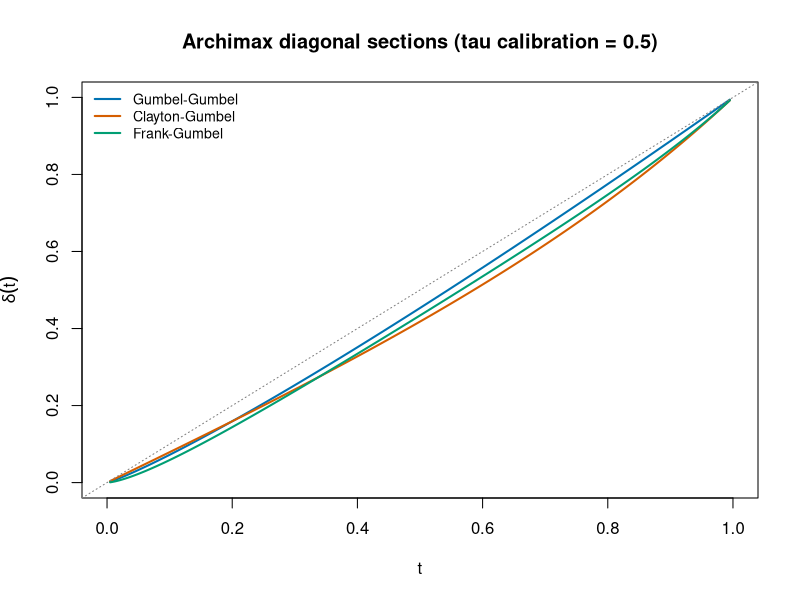

R code for this plot:
# Reproducible Archimax diagonal figure and results example
# Run from the repository root with Rscript examples/archimax_figure_results.R.
# This is a theoretical diagonal illustration, not an empirical application.

options(stringsAsFactors = FALSE)

# Archimedean generators and inverses, parameterized as in the paper scripts.
psi_gumbel <- function(t, theta) (-log(t))^theta
phi_gumbel <- function(x, theta) exp(-x^(1 / theta))

psi_clayton <- function(t, theta) (t^(-theta) - 1) / theta
phi_clayton <- function(x, theta) (1 + theta * x)^(-1 / theta)

psi_frank <- function(t, theta) {
  -log((exp(-theta * t) - 1) / (exp(-theta) - 1))
}
phi_frank <- function(x, theta) {
  -log(1 - (1 - exp(-theta)) * exp(-x)) / theta
}

# For the Gumbel-Hougaard Pickands function, m = 2^(1/kappa), and
# delta(t) = phi(m * psi(t)). These parameters correspond to tau = 0.5
# in the calibration values supplied with the paper code.
models <- list(
  `Gumbel-Gumbel` = list(psi = psi_gumbel, phi = phi_gumbel,
                          theta = 3.21, kappa = 1.63),
  `Clayton-Gumbel` = list(psi = psi_clayton, phi = phi_clayton,
                           theta = 1.78, kappa = 1.63),
  `Frank-Gumbel` = list(psi = psi_frank, phi = phi_frank,
                         theta = 5.98, kappa = 1.63)
)

t_grid <- seq(0.005, 0.995, length.out = 500)
curves <- lapply(names(models), function(model_name) {
  pars <- models[[model_name]]
  m <- 2^(1 / pars$kappa)
  data.frame(
    t = t_grid,
    diagonal = pars$phi(m * pars$psi(t_grid, pars$theta), pars$theta),
    model = model_name
  )
})
curve_data <- do.call(rbind, curves)

results <- do.call(rbind, lapply(names(models), function(model_name) {
  pars <- models[[model_name]]
  m <- 2^(1 / pars$kappa)
  data.frame(
    model = model_name,
    tau_calibration = 0.5,
    theta = pars$theta,
    kappa = pars$kappa,
    m = m,
    diagonal_at_0.5 = pars$phi(m * pars$psi(0.5, pars$theta), pars$theta)
  )
}))

# Create output folders if needed.
dir.create("figures", showWarnings = FALSE, recursive = TRUE)
dir.create("results", showWarnings = FALSE, recursive = TRUE)

# Save a publication-friendly vector figure using base R graphics.
pdf("figures/example_diagonal.pdf", width = 7, height = 5)
plot(NA, xlim = c(0, 1), ylim = c(0, 1),
     xlab = "t", ylab = expression(delta(t)),
     main = "Archimax diagonal sections (tau calibration = 0.5)")
cols <- c("#0072B2", "#D55E00", "#009E73")
for (i in seq_along(models)) {
  d <- curve_data[curve_data$model == names(models)[i], ]
  lines(d$t, d$diagonal, col = cols[i], lwd = 2)
}
abline(0, 1, lty = 3, col = "grey50")
legend("topleft", legend = names(models), col = cols, lwd = 2,
       bty = "n", cex = 0.85)
dev.off()

write.csv(results, "results/example_diagonal.csv", row.names = FALSE)
cat("Saved figure: figures/example_diagonal.pdf\n")
cat("Saved theoretical diagonal results: results/example_diagonal.csv\n\n")
print(results, row.names = FALSE, digits = 4)
